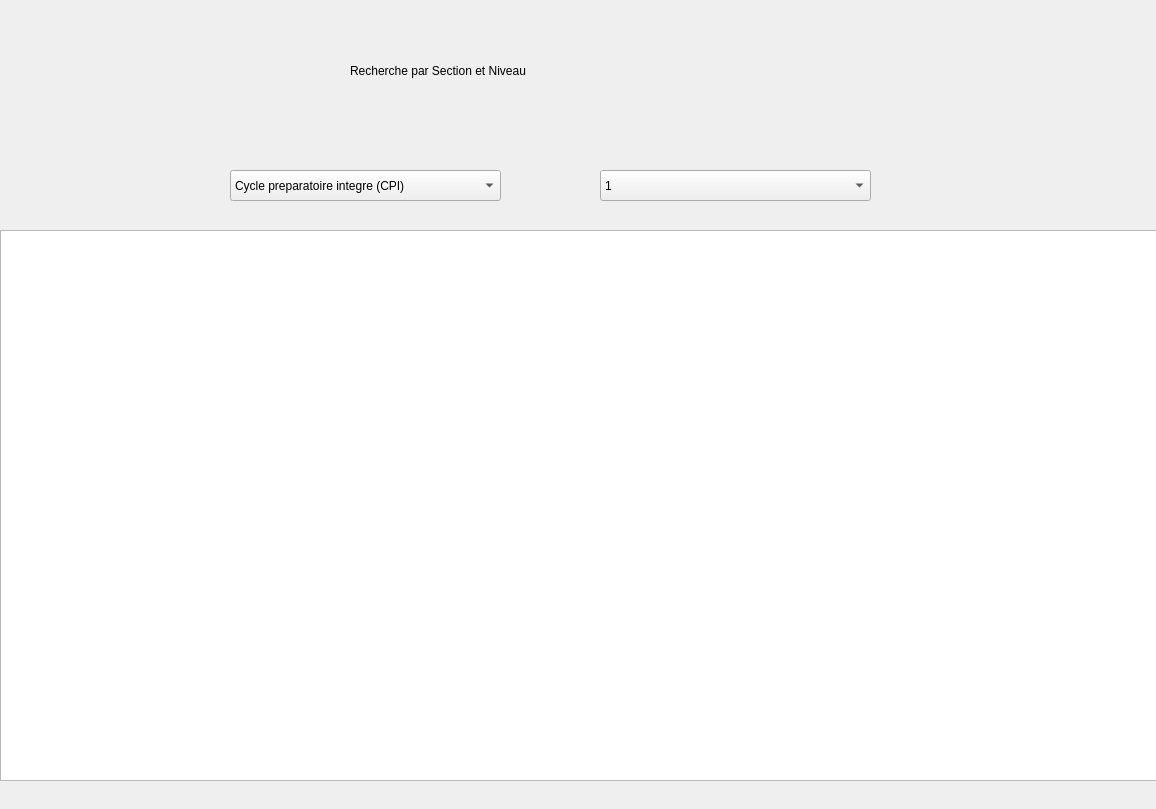
<?xml version="1.0" encoding="UTF-8"?>
<ui version="4.0">
 <class>Dialog</class>
 <widget class="QDialog" name="Dialog">
  <property name="geometry">
   <rect>
    <x>0</x>
    <y>0</y>
    <width>1156</width>
    <height>809</height>
   </rect>
  </property>
  <property name="windowTitle">
   <string>Dialog</string>
  </property>
  <property name="styleSheet">
   <string notr="true">font: 75 12pt &quot;Arial&quot;;</string>
  </property>
  <widget class="QComboBox" name="comboBoxNiveau">
   <property name="geometry">
    <rect>
     <x>600</x>
     <y>170</y>
     <width>271</width>
     <height>31</height>
    </rect>
   </property>
   <item>
    <property name="text">
     <string>1</string>
    </property>
   </item>
   <item>
    <property name="text">
     <string>2</string>
    </property>
   </item>
   <item>
    <property name="text">
     <string>3</string>
    </property>
   </item>
  </widget>
  <widget class="QLabel" name="label_10">
   <property name="geometry">
    <rect>
     <x>350</x>
     <y>50</y>
     <width>421</width>
     <height>41</height>
    </rect>
   </property>
   <property name="layoutDirection">
    <enum>Qt::LeftToRight</enum>
   </property>
   <property name="styleSheet">
    <string notr="true">font: 75 22pt &quot;MS Shell Dlg 2&quot;;</string>
   </property>
   <property name="text">
    <string>Recherche par Section et Niveau</string>
   </property>
  </widget>
  <widget class="QComboBox" name="comboBoxSection">
   <property name="geometry">
    <rect>
     <x>230</x>
     <y>170</y>
     <width>271</width>
     <height>31</height>
    </rect>
   </property>
   <item>
    <property name="text">
     <string>Cycle preparatoire integre (CPI)</string>
    </property>
   </item>
   <item>
    <property name="text">
     <string>Diplome national d'ingenieur(ING)</string>
    </property>
   </item>
   <item>
    <property name="text">
     <string>Licence en sciences de l’informatique(L-I)</string>
    </property>
   </item>
   <item>
    <property name="text">
     <string>Licence en mathematiques appliquee (L-M)</string>
    </property>
   </item>
  </widget>
  <widget class="QTableView" name="tableView">
   <property name="geometry">
    <rect>
     <x>0</x>
     <y>230</y>
     <width>1161</width>
     <height>551</height>
    </rect>
   </property>
  </widget>
  <widget class="QLabel" name="label">
   <property name="geometry">
    <rect>
     <x>0</x>
     <y>0</y>
     <width>1331</width>
     <height>891</height>
    </rect>
   </property>
   <property name="text">
    <string/>
   </property>
   <property name="pixmap">
    <pixmap resource="../PY/Backgrounds.qrc">:/Back/Background.jpg</pixmap>
   </property>
   <property name="scaledContents">
    <bool>true</bool>
   </property>
  </widget>
  <zorder>label</zorder>
  <zorder>comboBoxNiveau</zorder>
  <zorder>label_10</zorder>
  <zorder>comboBoxSection</zorder>
  <zorder>tableView</zorder>
 </widget>
 <resources>
  <include location="../PY/Backgrounds.qrc"/>
 </resources>
 <connections/>
</ui>
